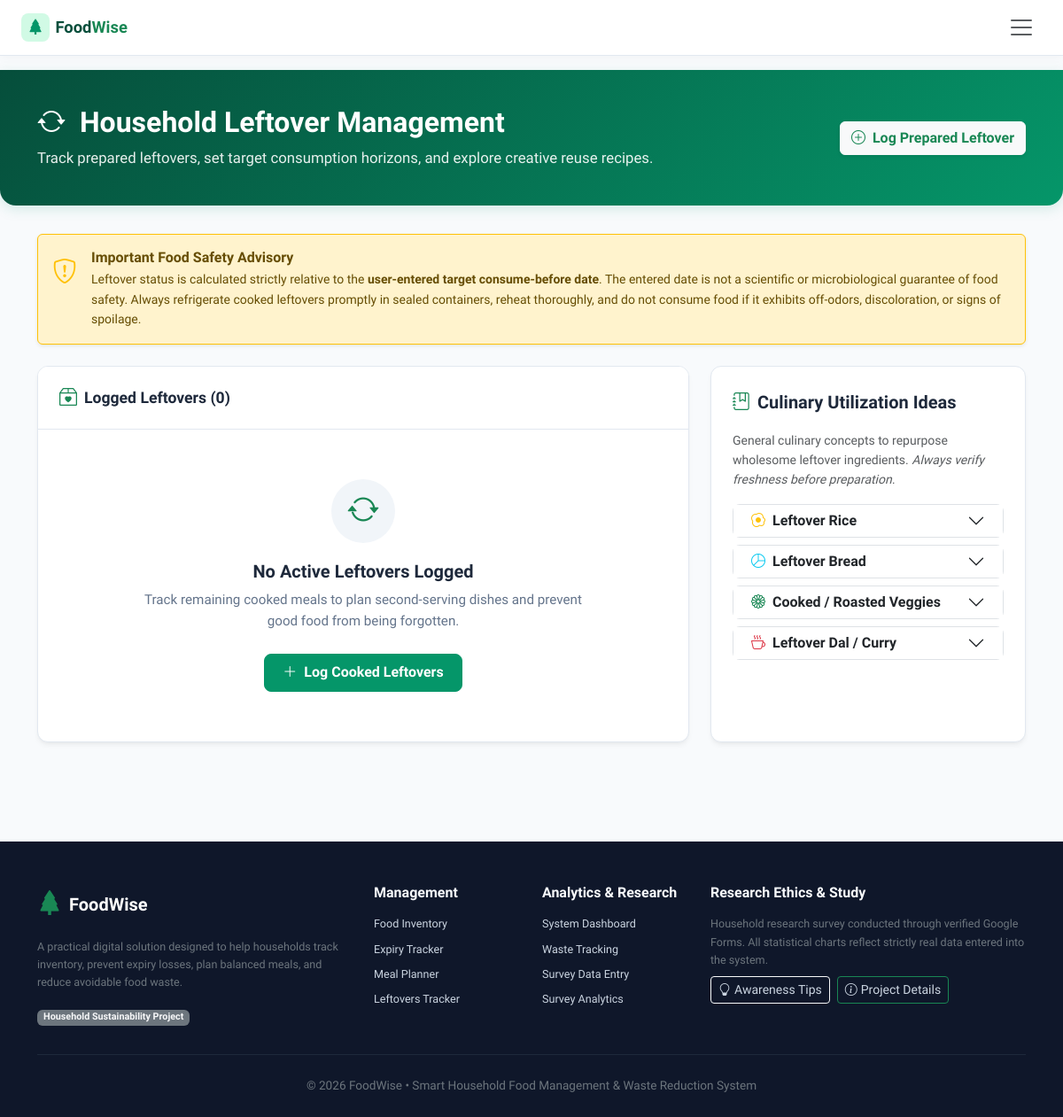
Page /leftovers on the earlier database version.
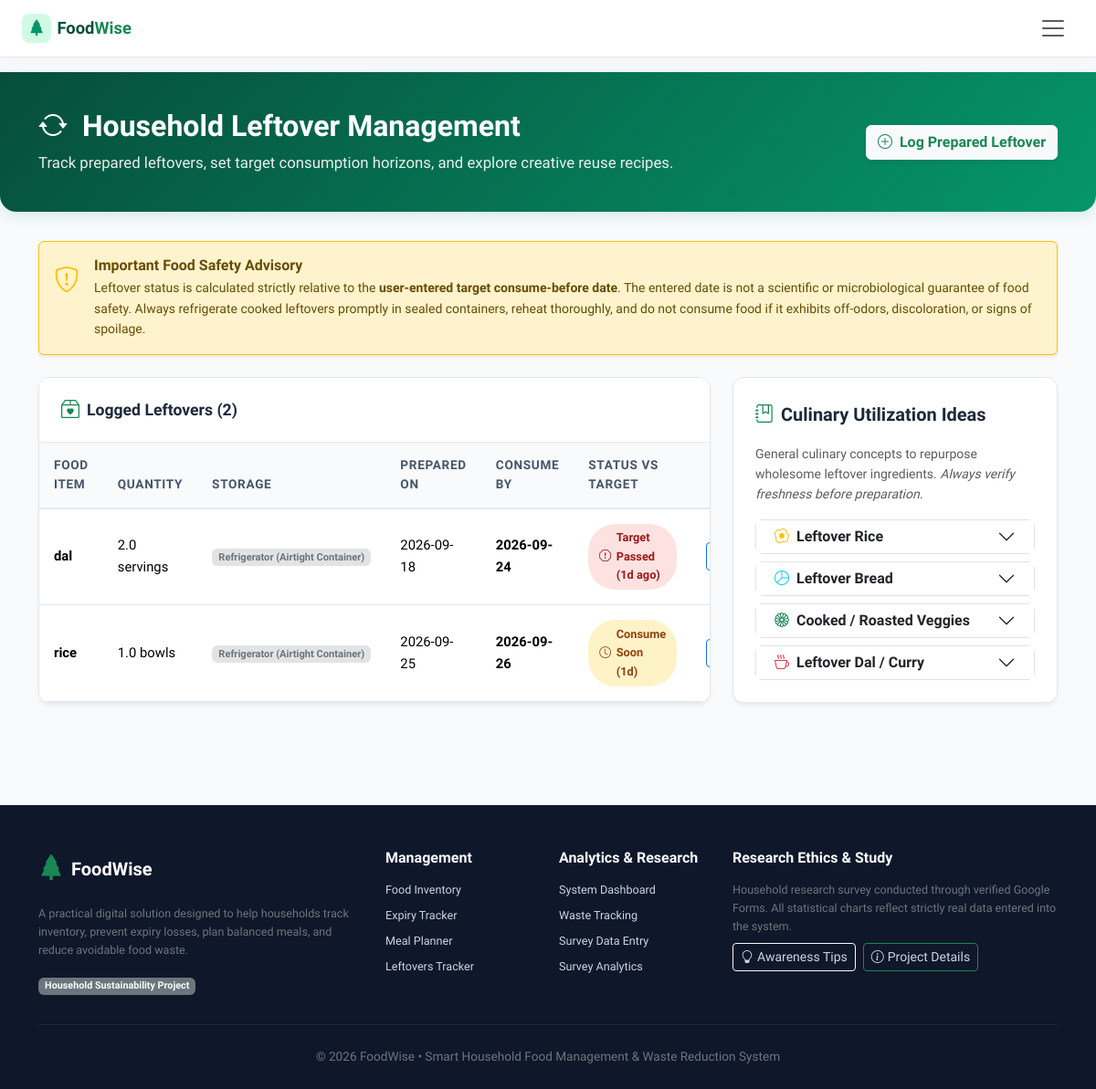
Same page on the later database version.
### tables this page shows
CREATE TABLE leftovers (
    id INTEGER PRIMARY KEY AUTOINCREMENT,
    food_name TEXT NOT NULL,
    quantity REAL NOT NULL CHECK(quantity > 0),
    unit TEXT NOT NULL,
    date_prepared TEXT NOT NULL,
    storage_method TEXT NOT NULL,
    consume_before TEXT NOT NULL,
    notes TEXT,
    created_at TIMESTAMP DEFAULT CURRENT_TIMESTAMP
);

### app.py (the view)
@app.route('/leftovers')
def leftovers():
    db = get_db()
    rows = db.execute("SELECT * FROM leftovers ORDER BY consume_before ASC").fetchall()
    leftovers_list = []
    for row in rows:
        item = dict(row)
        days_left, _ = calculate_expiry_status(item['consume_before'])
        item['days_left'] = days_left
        leftovers_list.append(item)
    today_str = date.today().strftime('%Y-%m-%d')
    return render_template('leftovers.html', active_page='leftovers', leftovers=leftovers_list, today_date=today_str)

### templates/leftovers.html (shortened to what this page needs)
{% extends "base.html" %}
{% block content %}
<div class="page-header">
    <div class="container">
        <div class="d-flex flex-column flex-md-row justify-content-between align-items-md-center gap-3">
            <div>
                <h1><i class="bi bi-arrow-repeat me-2"></i> Household Leftover Management</h1>
                <p>Track prepared leftovers, set target consumption horizons, and explore creative reuse recipes.</p>
            </div>
            <button type="button" class="btn btn-light text-success fw-bold shadow-sm" data-bs-toggle="modal" data-bs-target="#addLeftoverModal">
                <i class="bi bi-plus-circle me-1"></i> Log Prepared Leftover
            </button>
        </div>
    </div>
</div>
<div class="container mb-5">
    <div class="alert alert-warning border-warning shadow-sm mb-4 d-flex align-items-start gap-3" role="alert">
        <i class="bi bi-shield-exclamation text-warning fs-3 mt-1"></i>
        <div>
            <h6 class="fw-bold mb-1">Important Food Safety Advisory</h6>
            <p class="small mb-0">
                Leftover status is calculated strictly relative to the <strong>user-entered target consume-before date</strong>. The entered date is not a scientific or microbiological guarantee of food safety. Always refrigerate cooked leftovers promptly in sealed containers, reheat thoroughly, and do not consume food if it exhibits off-odors, discoloration, or signs of spoilage.
            </p>
        </div>
    </div>
    <div class="row g-4 mb-4">
        <div class="col-lg-8">
            <div class="card-custom h-100">
                <div class="card-custom-header">
                    <div class="d-flex align-items-center gap-2">
                        <i class="bi bi-box2-heart text-success fs-5"></i>
                        <span>Logged Leftovers ({{ leftovers|length }})</span>
                    </div>
                </div>
                <div class="card-custom-body p-0">
                    {% if leftovers %}
                    <div class="table-responsive">
                        <table class="table table-custom table-hover align-middle mb-0">
                            <thead>
                                <tr>
                                    <th>Food Item</th>
                                    <th>Quantity</th>
                                    <th>Storage</th>
                                    <th>Prepared On</th>
                                    <th>Consume By</th>
                                    <th>Status vs Target</th>
                                    <th class="text-end text-nowrap" style="min-width: 95px;">Actions</th>
                                </tr>
                            </thead>
                            <tbody>
                                {% for item in leftovers %}
                                <tr>
                                    <td>
                                        <strong>{{ item.food_name }}</strong>
                                    </td>
                                    <td>{{ item.quantity }} {{ item.unit }}</td>
                                    <td>
                                        <span class="badge bg-secondary-subtle text-secondary">{{ item.storage_method }}</span>
                                    </td>
                                    <td>{{ item.date_prepared }}</td>
                                    <td><strong>{{ item.consume_before }}</strong></td>
                                    <td>
                                        {% if item.days_left < 0 %}
                                            <span class="badge-status badge-expired"><i class="bi bi-exclamation-octagon"></i> Target Passed ({{ -item.days_left }}d ago)</span>
                                        {% elif item.days_left == 0 %}
                                            <span class="badge-status badge-expiring-today"><i class="bi bi-alarm"></i> Consume Today</span>
                                        {% elif item.days_left <= 1 %}
                                            <span class="badge-status badge-expiring-soon"><i class="bi bi-clock"></i> Consume Soon ({{ item.days_left }}d)</span>
                                        {% else %}
                                            <span class="badge-status badge-fresh"><i class="bi bi-check-circle"></i> Within target ({{ item.days_left }}d left)</span>
                                        {% endif %}
                                    </td>
                                    <td class="text-end text-nowrap">
                                        <div class="table-actions">
                                            <button type="button" class="btn btn-sm btn-outline-primary" title="Edit" onclick='openEditLeftoverModal({{ item|tojson }})'>
                                            </button>
                                        </div>
                                    </td>
                                </tr>
                                {% endfor %}
                            </tbody>
                        </table>
                    </div>
                    {% else %}
                    <div class="empty-state">
                        <div class="empty-state-icon text-success">
                            <i class="bi bi-arrow-repeat"></i>
                        </div>
                        <h5>No Active Leftovers Logged</h5>
                        <p>Track remaining cooked meals to plan second-serving dishes and prevent good food from being forgotten.</p>
                        <button type="button" class="btn btn-primary-custom" data-bs-toggle="modal" data-bs-target="#addLeftoverModal">
                            <i class="bi bi-plus-lg me-1"></i> Log Cooked Leftovers
                        </button>
                    </div>
                    {% endif %}
                </div>
            </div>
        </div>
        <div class="col-lg-4">
            <div class="card-custom p-4 bg-white h-100">
                <div class="d-flex align-items-center gap-2 mb-3">
                    <i class="bi bi-journal-bookmark text-success fs-5"></i>
                    <h5 class="fw-bold mb-0">Culinary Utilization Ideas</h5>
                </div>
                <p class="small text-muted mb-3">
                    General culinary concepts to repurpose wholesome leftover ingredients. <em>Always verify freshness before preparation.</em>
                </p>
                <div class="accordion accordion-flush" id="leftoverIdeasAccordion">
                    <div class="accordion-item border rounded-3 mb-2">
                        <h2 class="accordion-header" id="headingRice">
                            <button class="accordion-button collapsed fw-bold py-2" type="button" data-bs-toggle="collapse" data-bs-target="#collapseRice">
                                <i class="bi bi-egg-fried text-warning me-2"></i> Leftover Rice
                            </button>
                        </h2>
                    </div>
                    <div class="accordion-item border rounded-3 mb-2">
                        <h2 class="accordion-header" id="headingBread">
                            <button class="accordion-button collapsed fw-bold py-2" type="button" data-bs-toggle="collapse" data-bs-target="#collapseBread">
                                <i class="bi bi-pie-chart text-info me-2"></i> Leftover Bread
                            </button>
                        </h2>
                    </div>
                    <div class="accordion-item border rounded-3 mb-2">
                        <h2 class="accordion-header" id="headingVeggies">
                            <button class="accordion-button collapsed fw-bold py-2" type="button" data-bs-toggle="collapse" data-bs-target="#collapseVeggies">
                                <i class="bi bi-flower1 text-success me-2"></i> Cooked / Roasted Veggies
                            </button>
                        </h2>
                    </div>
                    <div class="accordion-item border rounded-3">
                        <h2 class="accordion-header" id="headingDal">
                            <button class="accordion-button collapsed fw-bold py-2" type="button" data-bs-toggle="collapse" data-bs-target="#collapseDal">
                                <i class="bi bi-cup-hot text-danger me-2"></i> Leftover Dal / Curry
                            </button>
                        </h2>
                    </div>
                </div>
            </div>
        </div>
    </div>
</div>
{% endblock %}

### templates/base.html (shortened to what this page needs)
<!DOCTYPE html>
<html lang="en">
<head>
    <link href="https://cdn.jsdelivr.net/npm/bootstrap@5.3.2/dist/css/bootstrap.min.css" rel="stylesheet">
    <link rel="stylesheet" href="https://cdn.jsdelivr.net/npm/bootstrap-icons@1.11.3/font/bootstrap-icons.min.css">
    <link rel="stylesheet" href="{{ url_for('static', filename='css/style.css') }}">
</head>
<body>
    <nav class="navbar navbar-custom sticky-top" id="mainNavbar">
        <div class="container-fluid px-3 px-xl-4">
            <a class="navbar-brand" href="{{ url_for('index') }}">
                <span class="brand-icon"><i class="bi bi-tree-fill"></i></span>
                <span>Food<span class="text-success">Wise</span></span>
            </a>
            <button class="navbar-toggler border-0 shadow-none p-2"
                    type="button"
                    data-bs-toggle="collapse"
                    data-bs-target="#navbarCollapse"
                    aria-controls="navbarCollapse"
                    aria-expanded="false"
                    aria-label="Toggle navigation">
                <span class="navbar-toggler-icon"></span>
            </button>
        </div>
    </nav>
    <main>
        {% block content %}{% endblock %}
    </main>
    <footer class="footer-custom">
        <div class="container">
            <div class="row g-4">
                <div class="col-lg-4">
                    <div class="d-flex align-items-center gap-2 mb-3">
                        <div class="brand-icon text-success fs-3"><i class="bi bi-tree-fill"></i></div>
                        <span class="fs-5 fw-bold text-white">FoodWise</span>
                    </div>
                    <p class="text-secondary small mb-3">
                        A practical digital solution designed to help households track inventory, prevent expiry losses, plan balanced meals, and reduce avoidable food waste.
                    </p>
                    <span class="badge bg-secondary text-light">Household Sustainability Project</span>
                </div>
                <div class="col-6 col-lg-2">
                    <h6>Management</h6>
                    <ul class="list-unstyled small mb-0 d-flex flex-column gap-2">
                        <li><a href="{{ url_for('inventory') }}">Food Inventory</a></li>
                        <li><a href="{{ url_for('expiry_tracker') }}">Expiry Tracker</a></li>
                        <li><a href="{{ url_for('meal_planner') }}">Meal Planner</a></li>
                        <li><a href="{{ url_for('leftovers') }}">Leftovers Tracker</a></li>
                    </ul>
                </div>
                <div class="col-6 col-lg-2">
                    <h6>Analytics &amp; Research</h6>
                    <ul class="list-unstyled small mb-0 d-flex flex-column gap-2">
                        <li><a href="{{ url_for('dashboard') }}">System Dashboard</a></li>
                        <li><a href="{{ url_for('waste_tracking') }}">Waste Tracking</a></li>
                        <li><a href="{{ url_for('survey_data') }}">Survey Data Entry</a></li>
                        <li><a href="{{ url_for('survey_results') }}">Survey Analytics</a></li>
                    </ul>
                </div>
                <div class="col-lg-4">
                    <h6>Research Ethics &amp; Study</h6>
                    <p class="small text-secondary mb-2">
                        Household research survey conducted through verified Google Forms. All statistical charts reflect strictly real data entered into the system.
                    </p>
                    <div class="d-flex gap-2">
                        <a href="{{ url_for('awareness') }}" class="btn btn-outline-light btn-sm"><i class="bi bi-lightbulb me-1"></i>Awareness Tips</a>
                        <a href="{{ url_for('about') }}" class="btn btn-outline-success btn-sm"><i class="bi bi-info-circle me-1"></i>Project Details</a>
                    </div>
                </div>
            </div>
            <div class="footer-bottom text-secondary">
                <p class="mb-0">
                    &copy; 2026 FoodWise &bull; Smart Household Food Management &amp; Waste Reduction System
                </p>
            </div>
        </div>
    </footer>
</body>
</html>

Differences in the rows shown:
added leftovers: food_name "dal", quantity "2.0", unit "servings", storage_method "Refrigerator (Airtight Container)", date_prepared "2026-09-18", consume_before "2026-09-24", days_left "1"
added leftovers: food_name "rice", quantity "1.0", unit "bowls", storage_method "Refrigerator (Airtight Container)", date_prepared "2026-09-25", consume_before "2026-09-26", days_left "1"
Other differences:
{{ leftovers|length }}: "0" → "2"
text no longer shown: "No Active Leftovers Logged Track remaining cooked meals to plan second-serving dishes and prevent good food from being forgotten. Log Cooked Leftovers"
text now shown: "FOOD ITEM QUANTITY STORAGE PREPARED ON CONSUME BY STATUS VS TARGET"
